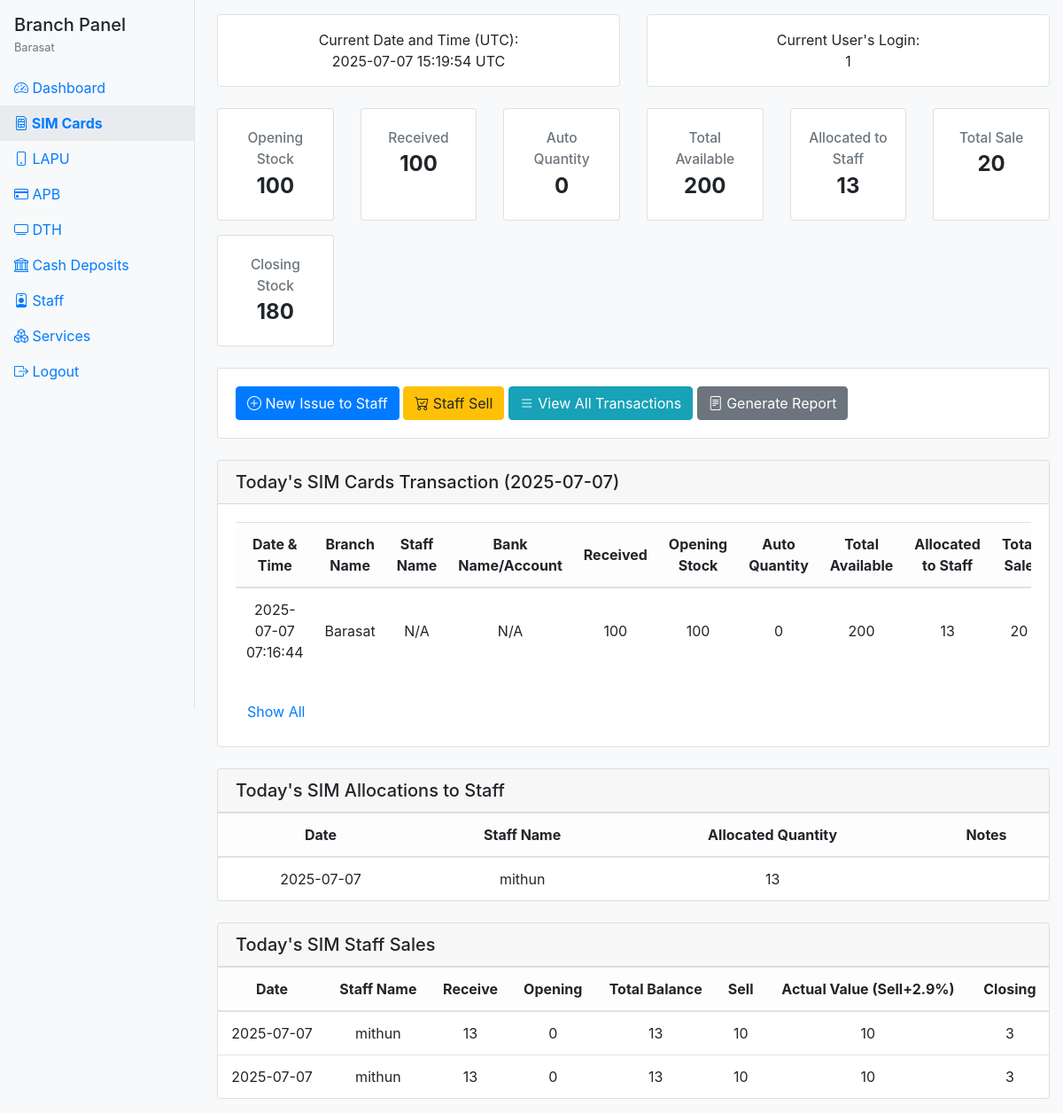
/branch/sim_cards/index.php (signed in), run on the app's committed database.
### tables this page shows
CREATE TABLE `branches` (
  `id` int(11) NOT NULL,
  `branch_code` varchar(10) NOT NULL,
  `branch_name` varchar(100) NOT NULL,
  `branch_type` enum('main','sub','satellite') DEFAULT 'sub',
  `opening_date` date NOT NULL,
  `address1` varchar(255) NOT NULL,
  `address2` varchar(255) DEFAULT NULL,
  `city` varchar(100) NOT NULL,
  `postal_code` varchar(10) NOT NULL,
  `contact_number` varchar(15) NOT NULL,
  `email` varchar(100) NOT NULL,
  `manager_name` varchar(100) DEFAULT NULL,
  `working_hours` varchar(100) DEFAULT NULL,
  `notes` text DEFAULT NULL,
  `status` enum('active','inactive') DEFAULT 'active',
  `created_by` int(11) DEFAULT NULL,
  `created_at` timestamp NOT NULL DEFAULT current_timestamp(),
  `updated_by` int(11) DEFAULT NULL,
  `updated_at` timestamp NOT NULL DEFAULT current_timestamp() ON UPDATE current_timestamp()
);

CREATE TABLE `sim_cards` (
  `id` int(11) NOT NULL,
  `branch_id` int(11) DEFAULT NULL,
  `staff_id` int(11) DEFAULT NULL,
  `bank_account_id` int(11) DEFAULT NULL,
  `transaction_date` date DEFAULT NULL,
  `quantity_received` int(11) DEFAULT 0,
  `opening_stock` int(11) DEFAULT 0,
  `auto_quantity` int(11) DEFAULT 0,
  `total_available` int(11) DEFAULT 0,
  `total_sold` int(11) DEFAULT 0,
  `closing_stock` int(11) DEFAULT 0,
  `notes` text DEFAULT NULL,
  `created_by` varchar(100) DEFAULT NULL,
  `created_at` timestamp NOT NULL DEFAULT current_timestamp(),
  `opening_balance` decimal(10,2) DEFAULT 0.00,
  `received` decimal(10,2) DEFAULT 0.00,
  `auto_amount` decimal(10,2) DEFAULT 0.00,
  `closing_amount` decimal(10,2) DEFAULT 0.00
);

CREATE TABLE `sim_cards_staff_allocations` (
  `id` int(11) NOT NULL,
  `branch_id` int(11) NOT NULL,
  `staff_id` int(11) NOT NULL,
  `allocation_date` date NOT NULL,
  `quantity` decimal(10,2) NOT NULL,
  `notes` text DEFAULT NULL,
  `created_at` datetime DEFAULT current_timestamp()
);

CREATE TABLE `staff` (
  `id` int(11) NOT NULL,
  `staff_id` varchar(20) NOT NULL,
  `branch_id` int(11) NOT NULL,
  `full_name` varchar(100) NOT NULL,
  `email` varchar(100) NOT NULL,
  `mobile` varchar(15) NOT NULL,
  `username` varchar(50) NOT NULL,
  `password` varchar(255) NOT NULL,
  `role` enum('manager','supervisor','staff') NOT NULL,
  `department` varchar(50) DEFAULT NULL,
  `dob` date NOT NULL,
  `gender` enum('male','female','other') NOT NULL,
  `joining_date` date NOT NULL,
  `address` text DEFAULT NULL,
  `profile_photo` varchar(255) DEFAULT NULL,
  `status` enum('active','inactive') DEFAULT 'active',
  `created_by` int(11) DEFAULT NULL,
  `created_at` timestamp NOT NULL DEFAULT current_timestamp(),
  `updated_by` int(11) DEFAULT NULL,
  `updated_at` timestamp NOT NULL DEFAULT current_timestamp() ON UPDATE current_timestamp()
);

CREATE TABLE `staff_sim_cards_sales` (
  `id` int(11) NOT NULL,
  `branch_id` int(11) NOT NULL,
  `staff_id` int(11) NOT NULL,
  `sell_date` date NOT NULL,
  `receive` decimal(10,2) DEFAULT 0.00,
  `opening` decimal(10,2) DEFAULT 0.00,
  `total_balance` decimal(10,2) DEFAULT 0.00,
  `sell` decimal(10,2) DEFAULT 0.00,
  `actual_value` decimal(10,2) DEFAULT 0.00,
  `closing` decimal(10,2) DEFAULT 0.00,
  `created_at` datetime DEFAULT current_timestamp()
);

### branch/sim_cards/index.php (the view, shortened to what the rows shown need)
<?php
$user = $_SESSION['branch_user'];
$branch_id = $user['branch_id'];
$db = new Database();
$conn = $db->getConnection();
$stmt = $conn->prepare("SELECT branch_name FROM branches WHERE id = ?");
$stmt->execute([$branch_id]);
$branch_row = $stmt->fetch(PDO::FETCH_ASSOC);
$branch_name = $branch_row ? $branch_row['branch_name'] : '';
$today = date('Y-m-d');
$yesterday = date('Y-m-d', strtotime('-1 day'));
$stmt = $conn->prepare("SELECT closing_stock FROM sim_cards WHERE branch_id = ? AND DATE(transaction_date) <= ? ORDER BY transaction_date DESC, id DESC LIMIT 1");
$stmt->execute([$branch_id, $yesterday]);
$opening_stock = $stmt->fetchColumn();
$opening_stock = $opening_stock !== false ? (int)$opening_stock : 0;
$stmt = $conn->prepare("
    SELECT s.*,
           st.full_name AS staff_name,
           bacc.bank_name,
           bacc.account_number,
           br.branch_name
    FROM sim_cards s
    LEFT JOIN staff st ON s.staff_id = st.id
    LEFT JOIN bank_accounts bacc ON s.bank_account_id = bacc.id
    LEFT JOIN branches br ON s.branch_id = br.id
    WHERE s.branch_id = ? AND DATE(s.transaction_date) = ?
    ORDER BY s.created_at DESC
    LIMIT 1
");
$stmt->execute([$branch_id, $today]);
$today_sim = $stmt->fetch(PDO::FETCH_ASSOC);
$stmt = $conn->prepare("SELECT IFNULL(SUM(quantity),0) AS allocated FROM sim_cards_staff_allocations WHERE branch_id = ? AND allocation_date = ?");
$stmt->execute([$branch_id, $today]);
$today_allocated = (int)$stmt->fetchColumn();
$stmt = $conn->prepare("SELECT IFNULL(SUM(actual_value),0) AS staff_sale FROM staff_sim_cards_sales WHERE branch_id = ? AND sell_date = ?");
$stmt->execute([$branch_id, $today]);
$staff_sale = (int)$stmt->fetchColumn();
$received = $today_sim ? (int)$today_sim['quantity_received'] : 0;
$auto = $today_sim ? (int)$today_sim['auto_quantity'] : 0;
$total_available = $opening_stock + $received + $auto;
$total_sale = $staff_sale;
$closing_stock = $total_available - $total_sale;
$stats = [
    'opening'   => $opening_stock,
    'received'  => $received,
    'auto'      => $auto,
    'available' => $total_available,
    'allocated' => $today_allocated,
    'sale'      => $total_sale,
    'closing'   => $closing_stock,
];
$recent_sim = $today_sim ? [$today_sim] : [];
$stmt = $conn->prepare("
    SELECT a.*, s.full_name
    FROM sim_cards_staff_allocations a
    LEFT JOIN staff s ON a.staff_id = s.id
    WHERE a.branch_id = ? AND a.allocation_date = ?
    ORDER BY a.created_at DESC
");
$stmt->execute([$branch_id, $today]);
$allocs = $stmt->fetchAll(PDO::FETCH_ASSOC);
$stmt = $conn->prepare("
    SELECT s.full_name, sls.*
    FROM staff_sim_cards_sales sls
    LEFT JOIN staff s ON sls.staff_id = s.id
    WHERE sls.branch_id = ? AND sls.sell_date = ?
    ORDER BY sls.created_at DESC
");
$stmt->execute([$branch_id, $today]);
$sells = $stmt->fetchAll(PDO::FETCH_ASSOC);
?>
<!DOCTYPE html>
<html lang="en">
<head>
    <link rel="stylesheet" href="../../assets/css/bootstrap.min.css">
    <link rel="stylesheet" href="../../assets/css/bootstrap-icons.css">
</head>
<body class="bg-light">
    <div class="sidebar d-none d-lg-block">
        <div class="px-3 mb-3">
            <h5 class="mb-1">Branch Panel</h5>
            <div class="small text-muted"><?= htmlspecialchars($branch_name) ?></div>
        </div>
    </div>
    <div class="main-content">
        <div class="container-fluid py-3">
            <div class="card">
                <div class="card-body">
                    <div class="table-responsive">
                        <table class="table table-hover align-middle text-center">
                            <thead class="table-light">
                                <tr>
                                    <th>Date & Time</th>
                                    <th>Branch Name</th>
                                    <th>Staff Name</th>
                                    <th>Bank Name/Account</th>
                                    <th>Received</th>
                                    <th>Opening Stock</th>
                                    <th>Auto Quantity</th>
                                    <th>Total Available</th>
                                    <th>Allocated to Staff</th>
                                    <th>Total Sale</th>
                                </tr>
                            </thead>
                            <tbody>
                                <?php foreach ($recent_sim as $row): ?>
                                <tr>
                                    <td>
                                        <?= !empty($row['created_at'])
                                            ? date('Y-m-d H:i:s', strtotime($row['created_at']))
                                            : (!empty($row['transaction_date'])
                                                ? date('Y-m-d H:i:s', strtotime($row['transaction_date']))
                                                : '-') ?>
                                    </td>
                                    <td><?= htmlspecialchars($row['branch_name'] ?? '') ?></td>
                                    <td>
                                        <?php
                                            if (!empty($row['staff_name'])) {
                                                echo htmlspecialchars($row['staff_name']);
                                            } elseif (!empty($row['staff_id'])) {
                                                echo "ID #" . htmlspecialchars($row['staff_id']);
                                            } else {
                                                echo "N/A";
                                            }
                                        ?>
                                    </td>
                                    <td>
                                        <?php
                                            if (!empty($row['bank_name']) && !empty($row['account_number'])) {
                                                echo htmlspecialchars($row['bank_name']) . " / " . htmlspecialchars($row['account_number']);
                                            } elseif (!empty($row['bank_account_id'])) {
                                                echo "ID #" . htmlspecialchars($row['bank_account_id']);
                                            } else {
                                                echo "N/A";
                                            }
                                        ?>
                                    </td>
                                    <td><?= number_format((int)$row['quantity_received'], 0) ?></td>
                                    <td><?= number_format($opening_stock, 0) ?></td>
                                    <td><?= number_format((int)$row['auto_quantity'], 0) ?></td>
                                    <td><?= number_format($total_available, 0) ?></td>
                                    <td><?= number_format($today_allocated, 0) ?></td>
                                    <td><?= number_format($stats['sale'], 0) ?></td>
                                </tr>
                                <?php endforeach; ?>
                            </tbody>
                        </table>
                    </div>
                </div>
            </div>
            <div class="card mt-4">
                <div class="card-body p-0">
                    <div class="table-responsive">
                        <table class="table table-hover align-middle text-center mb-0">
                            <thead class="table-light">
                                <tr>
                                    <th>Date</th>
                                    <th>Staff Name</th>
                                    <th>Allocated Quantity</th>
                                    <th>Notes</th>
                                </tr>
                            </thead>
                            <tbody>
                                <?php
                                if ($allocs) {
                                    foreach ($allocs as $row) {
                                        echo "<tr>";
                                        echo "<td>" . htmlspecialchars($row['allocation_date']) . "</td>";
                                        echo "<td>" . htmlspecialchars($row['full_name'] ?? 'Unknown') . "</td>";
                                        echo "<td>" . number_format($row['quantity'], 0) . "</td>";
                                        echo "<td>" . htmlspecialchars($row['notes']) . "</td>";
                                        echo "</tr>";
                                    }
                                } else {
                                    echo '<tr><td colspan="4" class="text-muted">No allocations found for today.</td></tr>';
                                }
                                ?>
                            </tbody>
                        </table>
                    </div>
                </div>
            </div>
            <div class="card mt-4">
                <div class="card-body p-0">
                    <div class="table-responsive">
                        <table class="table table-hover align-middle text-center mb-0">
                            <thead class="table-light">
                                <tr>
                                    <th>Date</th>
                                    <th>Staff Name</th>
                                    <th>Receive</th>
                                    <th>Opening</th>
                                    <th>Total Balance</th>
                                    <th>Sell</th>
                                    <th>Actual Value (Sell+2.9%)</th>
                                    <th>Closing</th>
                                </tr>
                            </thead>
                            <tbody>
                                <?php
                                if ($sells) {
                                    foreach ($sells as $row) {
                                        echo "<tr>";
                                        echo "<td>" . htmlspecialchars($row['sell_date']) . "</td>";
                                        echo "<td>" . htmlspecialchars($row['full_name'] ?? 'Unknown') . "</td>";
                                        echo "<td>" . number_format($row['receive'],0) . "</td>";
                                        echo "<td>" . number_format($row['opening'],0) . "</td>";
                                        echo "<td>" . number_format($row['total_balance'],0) . "</td>";
                                        echo "<td>" . number_format($row['sell'],0) . "</td>";
                                        echo "<td>" . number_format($row['actual_value'],0) . "</td>";
                                        echo "<td>" . number_format($row['closing'],0) . "</td>";
                                        echo "</tr>";
                                    }
                                } else {
                                    echo '<tr><td colspan="8" class="text-muted">No staff sales found for today.</td></tr>';
                                }
                                ?>
                            </tbody>
                        </table>
                    </div>
                </div>
            </div>
        </div>
    </div>
</body>
</html>

### data on the page
branches: branch_name "Barasat"
sim_cards: created_at "2025-07-07 07:16:44", branch.branch_name "Barasat", shows "N/A", quantity_received "100", opening_stock "100", auto_quantity "0", total_available "200", today_allocated "13"
sim_cards_staff_allocations: allocation_date "2025-07-07", staff.full_name "mithun", quantity "13"
staff_sim_cards_sales: sell_date "2025-07-07", staff.full_name "mithun", receive "13", opening "0", total_balance "13", sell "10", actual_value "10", closing "3"
staff_sim_cards_sales: sell_date "2025-07-07", staff.full_name "mithun", receive "13", opening "0", total_balance "13", sell "10", actual_value "10", closing "3"

### other printed values
$username "1"
$stats['opening'] "100"
$stats['received'] "100"
$stats['auto'] "0"
$stats['available'] "200"
$stats['allocated'] "13"
$stats['sale'] "20"
$stats['closing'] "180"
